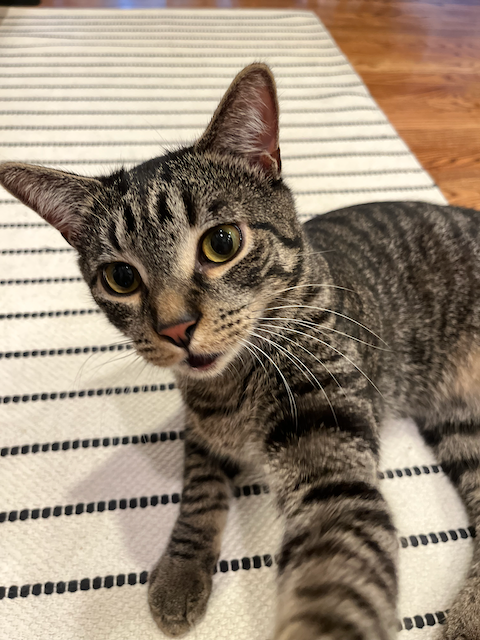
%> input picture my_cat.png, 480 x 640 px
$ octave loeffler_dct_model.m   (GNU Octave 9; MATLAB toolbox functions it lacks are replaced by stand-ins)
%> lines starting %> are read from the running program, lines starting %| are printed output that depends on the picture
%% Clear any data before runnning to avoid erros
clear;

%% Comparing Matlab's DCT/IDCT vs Loeffler's DCT/IDCT implementation
test_data = [50; 60; 70; 80; 90; 100; 110; 120];

% Matlab
matlab_dct  = dct(test_data);
matlab_idct = idct(test_data);

% Loeffler's implementation (must normalize to match matlab output)
improved_loeffler_dct = loefflersDCT(test_data)/sqrt(8);
improved_loeffler_idct = loefflersIDCT(test_data)/sqrt(8);

%% Loeffler's Original DCT (Works correctly)
% [59 lines left out: function loefflerDCT, not called in this run]

%% Loeffler's Original IDCT (Works correctly)
% [71 lines left out: function loefflerIDCT, not called in this run]

%% Improved Loeffler's DCT (Works correctly)
function dct_out = loefflersDCT(dct_in)

    % Stage 1 % Checked
    stage1_out = zeros(8,1);

    stage1_out(1) = dct_in(1) + dct_in(8);
    stage1_out(2) = dct_in(2) + dct_in(7);
    stage1_out(3) = dct_in(3) + dct_in(6);
    stage1_out(4) = dct_in(4) + dct_in(5);
    stage1_out(5) = dct_in(4) - dct_in(5);
    stage1_out(6) = dct_in(3) - dct_in(6);
    stage1_out(7) = dct_in(2) - dct_in(7);
    stage1_out(8) = dct_in(1) - dct_in(8);

    % Stage 2 % Checked
    stage2_out = zeros(10,1);

    stage2_out(1)  = stage1_out(1) + stage1_out(4);
    stage2_out(2)  = stage1_out(2) + stage1_out(3);
    stage2_out(3)  = stage1_out(2) - stage1_out(3);
    stage2_out(4)  = stage1_out(1) - stage1_out(4);
    stage2_out(5)  = stage1_out(8) * (-71);
    stage2_out(6)  = stage1_out(7);
    stage2_out(7)  = stage1_out(6);
    stage2_out(8)  = stage1_out(5) * (355);
    stage2_out(9)  = stage1_out(5) + stage1_out(8);
    stage2_out(10) = stage1_out(6) + stage1_out(7);

    % Stage 3 % Checked
    stage3_out = zeros(10,1);

    stage3_out(1)  = stage2_out(1) + stage2_out(2);
    stage3_out(2)  = stage2_out(1) - stage2_out(2);
    stage3_out(3)  = stage2_out(3);
    stage3_out(4)  = stage2_out(4);
    stage3_out(5)  = stage2_out(5);
    stage3_out(6)  = stage2_out(6);
    stage3_out(7)  = stage2_out(7);
    stage3_out(8)  = stage2_out(8);
    stage3_out(9)  = stage2_out(9)  * (213);
    stage3_out(10) = stage2_out(10) * (251);

    % Stage 4 % Checked
    stage4_out = zeros(10,1);

    stage4_out(1)  = stage3_out(1);
    stage4_out(2)  = stage3_out(2);
    stage4_out(3)  = stage3_out(3);
    stage4_out(4)  = stage3_out(4);
    stage4_out(5)  = stage3_out(5);
    stage4_out(6)  = stage3_out(6) * (-201);
    stage4_out(7)  = stage3_out(7) * (301);
    stage4_out(8)  = stage3_out(8);
    stage4_out(9)  = stage3_out(9);
    stage4_out(10) = stage3_out(10);

    % Stage 5 % Checked
    stage5_out = zeros(9,1);

    stage5_out(1) = stage4_out(1);
    stage5_out(2) = stage4_out(2);
    stage5_out(3) = stage4_out(4);
    stage5_out(4) = stage4_out(3);
    stage5_out(5) = stage4_out(9) + stage4_out(5);
    stage5_out(6) = stage4_out(10) + stage4_out(6);
    stage5_out(7) = stage4_out(10) - stage4_out(7);
    stage5_out(8) = stage4_out(9) - stage4_out(8);
    stage5_out(9) = stage4_out(3) + stage4_out(4);

    % Stage 6 % Checked
    stage6_out = zeros(9,1);

    stage6_out(1) = stage5_out(1);
    stage6_out(2) = stage5_out(2);
    stage6_out(3) = stage5_out(3);
    stage6_out(4) = stage5_out(4);
    stage6_out(5) = stage5_out(5) + stage5_out(7);
    stage6_out(6) = stage5_out(8) - stage5_out(6);
    stage6_out(7) = stage5_out(5) - stage5_out(7);
    stage6_out(8) = stage5_out(8) + stage5_out(6);
    stage6_out(9) = stage5_out(9) * (139);

    % Stage 7 % Checked
    stage7_out = zeros(9,1);

    stage7_out(1) = stage6_out(1);
    stage7_out(2) = stage6_out(2);
    stage7_out(3) = stage6_out(3) * (196);
    stage7_out(4) = stage6_out(4) * (473);
    stage7_out(5) = stage6_out(8) - stage6_out(5);
    stage7_out(6) = stage6_out(6);
    stage7_out(7) = stage6_out(7);
    stage7_out(8) = stage6_out(8) + stage6_out(5);
    stage7_out(9) = stage6_out(9);

    % Stage 8 % Checked
    % Outputs are assign in reverse bit order
    stage8_out = zeros(8,1);

    stage8_out(1) = stage7_out(1);
    stage8_out(5) = stage7_out(2);
    stage8_out(3) = (stage7_out(9) + stage7_out(3)) * 2^(-8);
    stage8_out(7) = (stage7_out(9) - stage7_out(4)) * 2^(-8);
    stage8_out(8) = stage7_out(5) * 2^(-8);
    stage8_out(4) = (stage7_out(6) * (362)) * 2^(-16);
    stage8_out(6) = (stage7_out(7) * (362)) * 2^(-16);
    stage8_out(2) = stage7_out(8) * 2^(-8);

    dct_out = stage8_out;

end

%% Improved Loeffler's IDCT (Works correctly)
function idct_out = loefflersIDCT(idct_in_reversed)

    constant_b = cos(pi/16);
    constant_c = sqrt(2) * cos(pi/8);
    constant_d = cos(3*pi/16);
    constant_e = cos(5*pi/16);
    constant_f = sqrt(2) * cos(3*pi/8);
    constant_g = cos(7*pi/16);
    constant_h = sqrt(2);

    % Undoing the bit-reverse order of the input
    idct_in = zeros(1,8);

    idct_in(1) = idct_in_reversed(1);
    idct_in(2) = idct_in_reversed(5);
    idct_in(3) = idct_in_reversed(3);
    idct_in(4) = idct_in_reversed(7);
    idct_in(5) = idct_in_reversed(8);
    idct_in(6) = idct_in_reversed(4);
    idct_in(7) = idct_in_reversed(6);
    idct_in(8) = idct_in_reversed(2);

    % Stage 1 Checked
    stage1_out = zeros(8,1);

    stage1_out(1) = idct_in(1);
    stage1_out(2) = idct_in(2);
    stage1_out(3) = idct_in(3);
    stage1_out(4) = idct_in(4);
    stage1_out(5) = idct_in(5);
    stage1_out(6) = idct_in(6) * (362);
    stage1_out(7) = idct_in(7) * (362);
    stage1_out(8) = idct_in(8);

    % Stage 2 Checked
    stage2_out = zeros(9,1);

    stage2_out(1)  = stage1_out(1);
    stage2_out(2)  = stage1_out(2);
    stage2_out(3)  = stage1_out(4) * (473);
    stage2_out(4)  = stage1_out(3) * (196);
    stage2_out(5)  = (stage1_out(8) - stage1_out(5)) * 2^(8);
    stage2_out(6)  = stage1_out(6);
    stage2_out(7)  = stage1_out(7);
    stage2_out(8)  = (stage1_out(8) + stage1_out(5)) * 2^(8);
    stage2_out(9)  = stage1_out(3) + stage1_out(4);

    % Stage 3 Checked
    stage3_out = zeros(9,1);

    stage3_out(1)  = stage2_out(1);
    stage3_out(2)  = stage2_out(2);
    stage3_out(3)  = stage2_out(3);
    stage3_out(4)  = stage2_out(4);
    stage3_out(5)  = stage2_out(5) + stage2_out(7);
    stage3_out(6)  = stage2_out(8) - stage2_out(6);
    stage3_out(7)  = stage2_out(5) - stage2_out(7);
    stage3_out(8)  = stage2_out(8) + stage2_out(6);
    stage3_out(9)  = stage2_out(9)  * (139);

    % Stage 4 Checked
    stage4_out = zeros(9,1);

    stage4_out(1)  = stage3_out(1);
    stage4_out(2)  = stage3_out(2);
    stage4_out(3)  = stage3_out(9) - stage3_out(3);
    stage4_out(4)  = stage3_out(9) + stage3_out(4);
    stage4_out(5)  = stage3_out(8) * (355);
    stage4_out(6)  = stage3_out(6);
    stage4_out(7)  = stage3_out(7);
    stage4_out(8)  = stage3_out(5) * (-71);
    stage4_out(9)  = stage3_out(5) + stage3_out(8);

    % Stage 5 Checked
    stage5_out = zeros(10,1);

    stage5_out(1)  = stage4_out(1);
    stage5_out(2)  = stage4_out(2);
    stage5_out(3)  = stage4_out(3);
    stage5_out(4)  = stage4_out(4);
    stage5_out(5)  = stage4_out(5);
    stage5_out(6)  = stage4_out(7) * (301);
    stage5_out(7)  = stage4_out(6) * (-201);
    stage5_out(8)  = stage4_out(8);
    stage5_out(9)  = stage4_out(9);
    stage5_out(10) = stage4_out(6) + stage4_out(7);

    % Stage 6 Checked
    stage6_out = zeros(10,1);

    stage6_out(1)  = stage5_out(1) + stage5_out(2);
    stage6_out(2)  = stage5_out(1) - stage5_out(2);
    stage6_out(3)  = stage5_out(3) * 2^(-8);
    stage6_out(4)  = stage5_out(4) * 2^(-8);
    stage6_out(5)  = stage5_out(5);
    stage6_out(6)  = stage5_out(6);
    stage6_out(7)  = stage5_out(7);
    stage6_out(8)  = stage5_out(8);
    stage6_out(9)  = stage5_out(9) * (213);
    stage6_out(10) = stage5_out(10) * (251);

    % Stage 7 Checked
    stage7_out = zeros(8,1);

    stage7_out(1) = stage6_out(1) + stage6_out(4);
    stage7_out(2) = stage6_out(2) + stage6_out(3);
    stage7_out(3) = stage6_out(2) - stage6_out(3);
    stage7_out(4) = stage6_out(1) - stage6_out(4);
    stage7_out(5) = (stage6_out(9) - stage6_out(5)) * 2^(-16);
    stage7_out(6) = (stage6_out(10) - stage6_out(6)) * 2^(-16);
    stage7_out(7) = (stage6_out(10) + stage6_out(7)) * 2^(-16);
    stage7_out(8) = (stage6_out(9) + stage6_out(8)) * 2^(-16);

    % Stage 8 Checked
    stage8_out = zeros(8,1);

    stage8_out(1) = stage7_out(1) + stage7_out(8);
    stage8_out(2) = stage7_out(2) + stage7_out(7);
    stage8_out(3) = stage7_out(3) + stage7_out(6);
    stage8_out(4) = stage7_out(4) + stage7_out(5);
    stage8_out(5) = stage7_out(4) - stage7_out(5);
    stage8_out(6) = stage7_out(3) - stage7_out(6);
    stage8_out(7) = stage7_out(2) - stage7_out(7);
    stage8_out(8) = stage7_out(1) - stage7_out(8);

    idct_out = stage8_out;
end

%% Loeffler's 2D DCT (Not working correctly due to the 1D)
% [21 lines left out: function loefflersDCT_2D, not called in this run]

%% Loeffler's 2D IDCT (Works correctly)
% [21 lines left out: function loefflersIDCT_2D, not called in this run]

%% Testing Loeffler's DCT/IDCT with actual data

N=8;
n=0:N-1;
k=0:N-1;
k=k.';
t=k*(pi()/N*(n+.5));
dct = cos(t);
% dct = zeros(N);
% i = cos(pi()/N*(n+.5)*k);
%plot(cos(t))

A=imread('my_cat.png');
%> A is the input picture: size 640x480x3 uint8; mean R, G, B 153.6, 137.8, 119.6
A=mean(A,3);
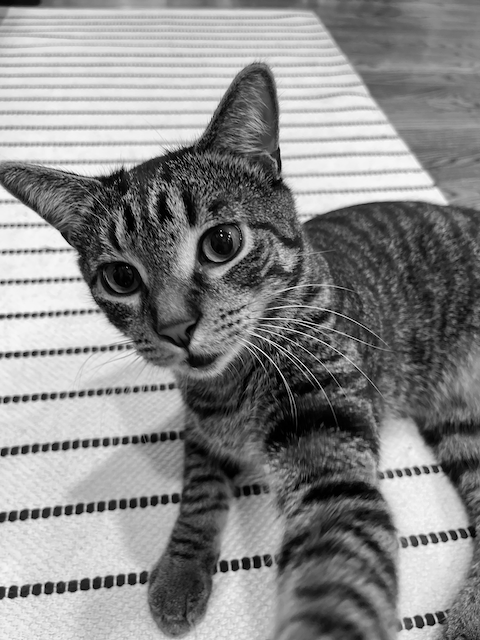
%> A: size 640x480 double; min 0, max 255, mean 137
B=filter2([.3,.3,.3;.3,.3,.3;.3,.3,.3],A);
C=A(1:3:end,1:3:end);
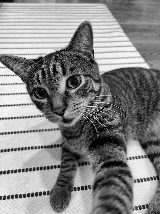
%> C: size 214x160 double; min 0, max 247.3, mean 137.3
C2=B(1:3:end,1:3:end);
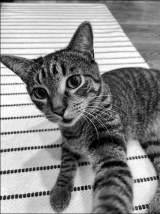
%> C2: size 214x160 double; min 2.4, max 665.4, mean 368.1; drawn with min black and max white
D=filter2([.3,.3,.3;.3,.3,.3;.3,.3,.3],C2);
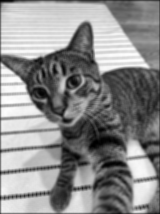
%> D: size 214x160 double; min 8.94, max 1788.1, mean 988.2; drawn with min black and max white
E=D(1:3:end,1:3:end);
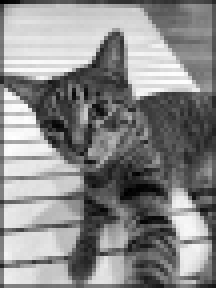
%> E: size 72x54 double (shown 4 times larger); min 15.51, max 1788.1, mean 972.5; drawn with min black and max white
F=E(10:10+31,5:5+31);
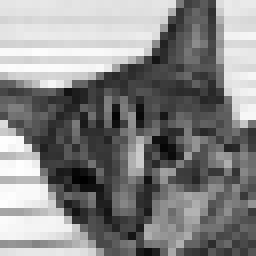
%> F: size 32x32 double (shown 8 times larger); min 43.86, max 1777.4, mean 955.7; drawn with min black and max white
F=F/max(max(F))*255;
% figure(1)
% imshow(F,[])
F=A;
imsize=size(F);
%> imsize = [640 480]
cols=imsize(2);
%> cols = 480
rows=imsize(1);
%> rows = 640

F=A(1:floor(rows/8)*8,1:floor(cols/8)*8);

qtable=[16 11 10 16 24 40 51 61;
        12 12 14 19 26 58 60 55;
        14 13 16 24 40 57 69 56;
        14 17 22 29 51 87 80 62;
        18 22 37 56 68 109 103 77;
        24 35 55 64 81 104 113 92;
        49 64 78 87 103 121 120 101;
        72 92 95 98 112 100 103 99;
        ];
filter=[1 1 1 1 1 1 1 1;
        1 1 1 1 1 1 1 1;
        1 1 1 1 1 1 1 1;
        1 1 1 1 1 1 1 1;
        1 1 1 1 1 1 1 1;
        1 1 1 1 1 1 1 1;
        1 1 1 1 1 1 1 1;
        1 1 1 1 1 1 1 1;
        ];
X=ones(32);
X_1=ones(32);
for i = 1:N:rows
    for j = 1:N:cols
        %X(i:i+N-1,j:j+N-1)=dct*F(i:i+N-1,j:j+N-1)*dct.';
        X(i:i+N-1,j:j+N-1) = loefflersDCT_2D(F(i:i+N-1,j:j+N-1));
    end
end
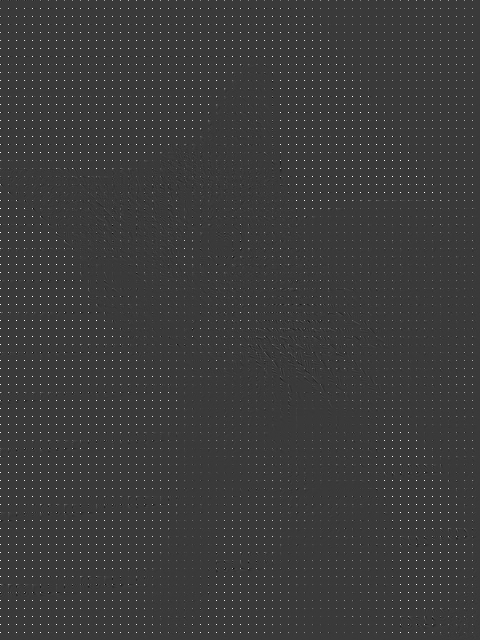
%> X: size 640x480 double; min -4634.5, max 15708.7, mean 136.6; drawn with min black and max white
Q=ones(32);
Q_1=ones(32);
for i = 1:N:rows
    for j = 1:N:cols
        %Q(i:i+N-1,j:j+N-1)=round(X(i:i+N-1,j:j+N-1)./qtable);
        Q(i:i+N-1,j:j+N-1)=round(X(i:i+N-1,j:j+N-1)./qtable);
    end
end
q=ones(32);
%> (the run ends here)
